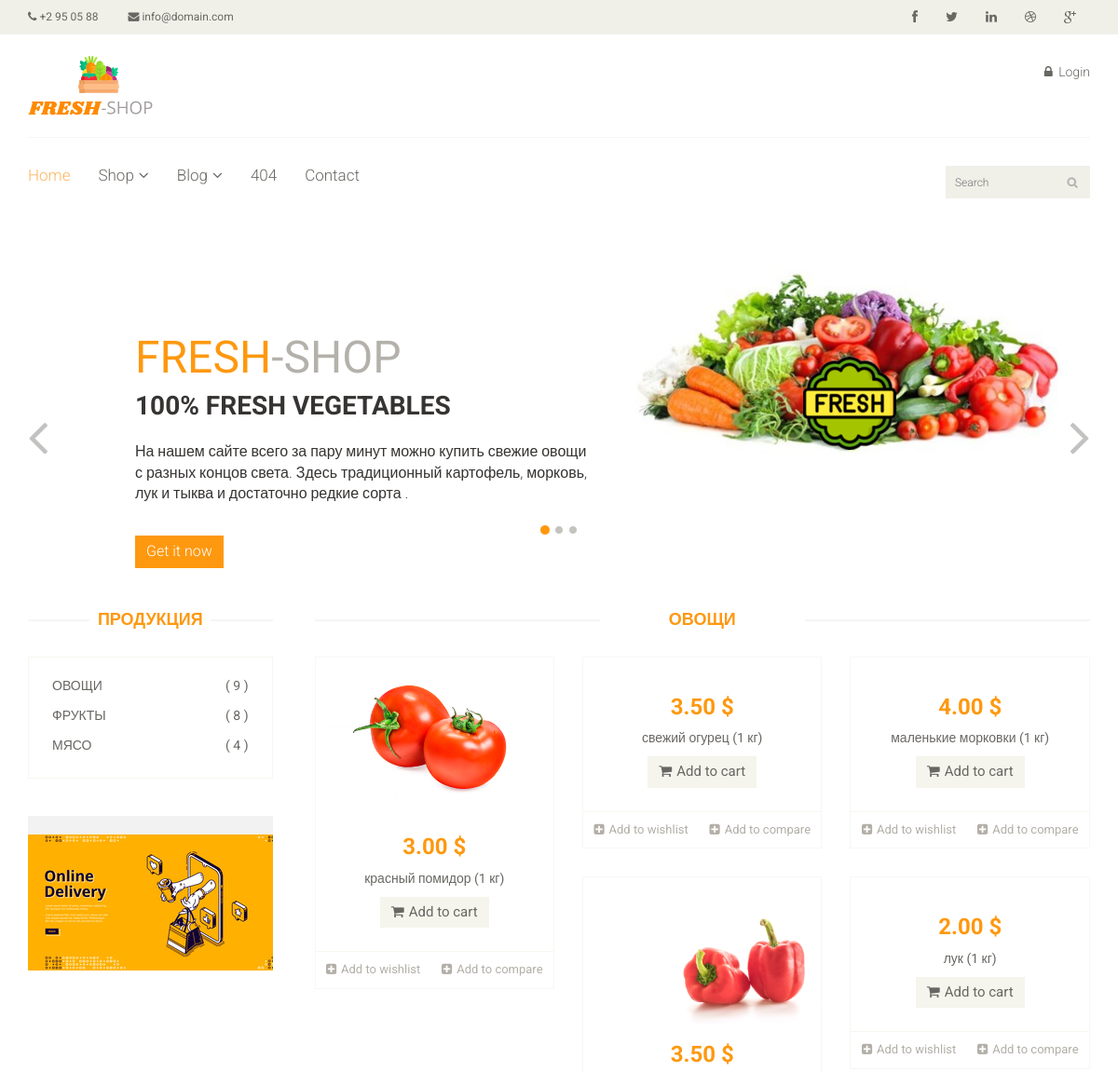
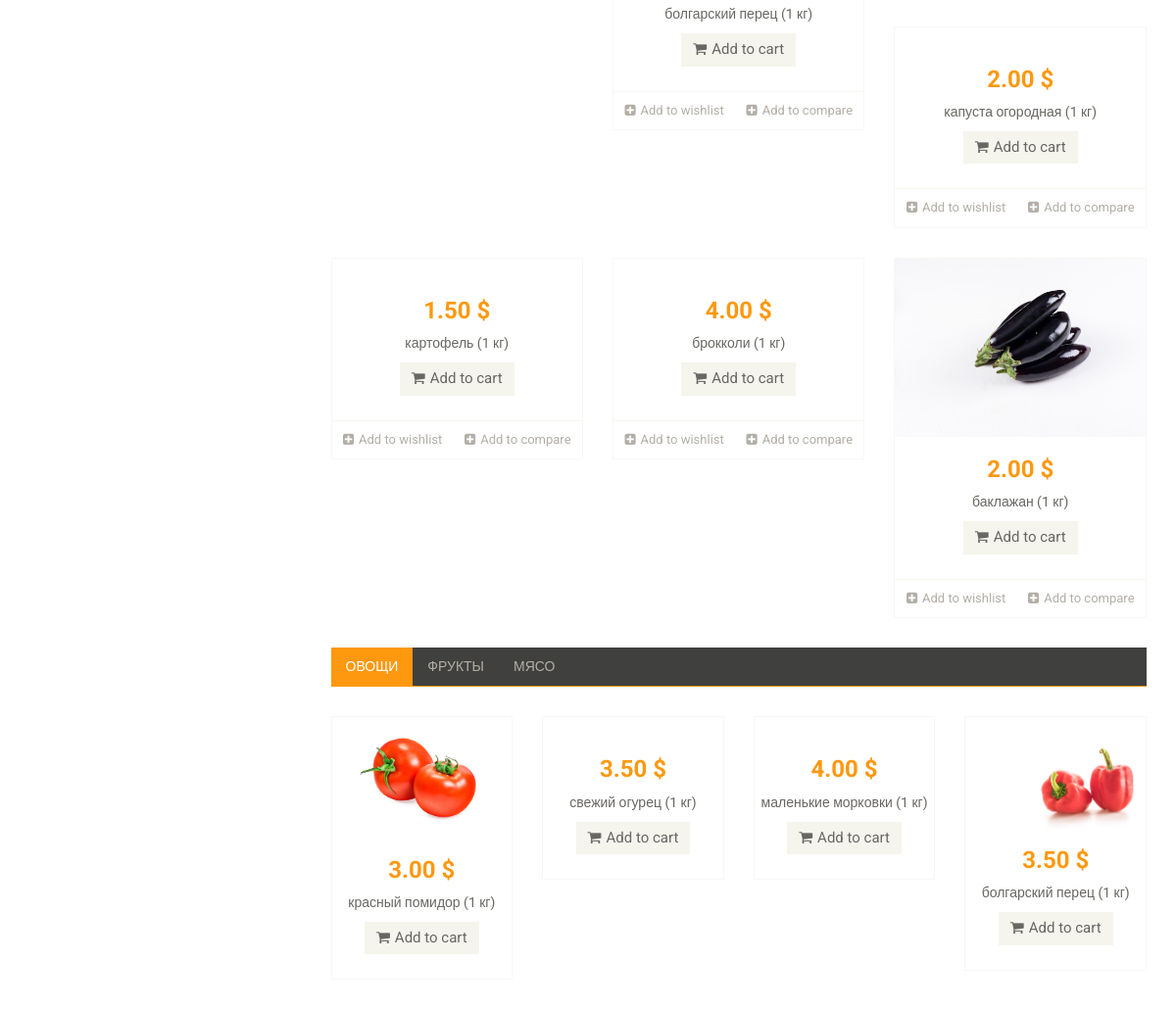
The page / on the database its author committed (2 pictures, top to bottom).
### store/models.py (models this page shows, shortened)
class Products(models.Model):
    name = models.CharField(max_length=128,)
    description = models.TextField(null=True, blank=True)
    price = models.DecimalField(max_digits=6, decimal_places=2)
    quantity = models.PositiveIntegerField()
    image = models.ImageField(upload_to='products_images')
    category = models.ForeignKey(to=ProductsCategory, on_delete=models.PROTECT, null=True, blank=True)

### store/views.py (the view)
# urls.py: path('', index, name='index'),
def index(request):
    context = {
        'products': products,
        'products_vegetables': products_vegetables[:9],
        'products_vegetables_for_page': products_vegetables[:4],
        'products_fruits': products_fruits,
        'products_fruits_for_page': products_fruits[:4],
        'products_meat': products_meat,
        'products_category': products_all_category,
        'products_meat_count': products_meat_count,
        'products_fruits_count': products_fruits_count,
        'products_vegetables_count': products_vegetables_count,
    }
    return render(request, 'store/index.html', context)

### store/templates/store/index.html (shortened to what this page needs)
{% extends 'store/base.html' %}
{% load static %}
{% block body %}
	<section id="slider">
		<div class="container">
			<div class="row">
				<div class="col-sm-12">
					<div id="slider-carousel" class="carousel slide" data-ride="carousel">
						<ol class="carousel-indicators">
							<li data-target="#slider-carousel" data-slide-to="0" class="active"></li>
							<li data-target="#slider-carousel" data-slide-to="1"></li>
							<li data-target="#slider-carousel" data-slide-to="2"></li>
						</ol>
						<div class="carousel-inner">
							<div class="item active">
								<div class="col-sm-6">
									<h1><span>FRESH</span>-SHOP</h1>
									<h2>100% FRESH VEGETABLES</h2>
									<p>На нашем сайте всего за пару минут можно купить свежие овощи с разных концов света. Здесь традиционный картофель, морковь, лук и тыква и достаточно редкие сорта .</p>
									<button type="button" class="btn btn-default get">Get it now</button>
								</div>
								<div class="col-sm-6">
									<img src="{% static 'vendor/images/home/vegetebles.jpg' %}" class="girl img-responsive" alt="" />
									<img src="{% static 'vendor/images/home/fresh.png' %}"  class="pricing" alt="" />
								</div>
							</div>
						</div>
						<a href="#slider-carousel" class="left control-carousel hidden-xs" data-slide="prev">
							<i class="fa fa-angle-left"></i>
						</a>
						<a href="#slider-carousel" class="right control-carousel hidden-xs" data-slide="next">
							<i class="fa fa-angle-right"></i>
						</a>
					</div>
				</div>
			</div>
		</div>
	</section>
	<section>
		<div class="container">
			<div class="row">
				<div class="col-sm-3">
					<div class="left-sidebar">
						<div class="brands_products">
							<h2>Продукция</h2>
							<div class="brands-name">
								<ul class="nav nav-pills nav-stacked">
									<li><a href="{% url 'shop:category' category_id=1 %}"> <span class="pull-right">( {{ products_vegetables_count }} )</span>Овощи</a></li>
                                    <li><a href="{% url 'shop:category' category_id=2 %}"> <span class="pull-right">( {{ products_fruits_count }} )</span>Фрукты</a></li>
                                    <li><a href="{% url 'shop:category' category_id=3 %}"> <span class="pull-right">( {{ products_meat_count }} )</span>Мясо</a></li>
								</ul>
							</div>
						</div>
						<div class="shipping text-center">
							<img src="{% static 'vendor/images/home/delivery.jpg' %}" alt="" />
						</div>
					</div>
				</div>
				<div class="col-sm-9 padding-right">
					<div class="features_items">
						<h2 class="title text-center">овощи</h2>
                        {% for product in products_vegetables %}
                        <div class="col-sm-4">
							<div class="product-image-wrapper">
								<div class="single-products">
										<div class="productinfo text-center">
											<img src="{{ product.image.url }}" alt="" />
											<h2>{{ product.price }} $</h2>
											<p>{{ product.name }}</p>
											<a href="#" class="btn btn-default add-to-cart"><i class="fa fa-shopping-cart"></i>Add to cart</a>
										</div>
										<div class="product-overlay">
											<div class="overlay-content">
											</div>
										</div>
								</div>
								<div class="choose">
									<ul class="nav nav-pills nav-justified">
										<li><a href="#"><i class="fa fa-plus-square"></i>Add to wishlist</a></li>
										<li><a href="#"><i class="fa fa-plus-square"></i>Add to compare</a></li>
									</ul>
								</div>
							</div>
						</div>
                        {% endfor %}
					</div>
					<div class="category-tab">
						<div class="col-sm-12">
							<ul class="nav nav-tabs">
								<li class="active"><a href="#овощи" data-toggle="tab">овощи</a></li>
								<li><a href="#фрукты" data-toggle="tab">фрукты</a></li>
								<li><a href="#мясо" data-toggle="tab">мясо</a></li>
							</ul>
						</div>
						<div class="tab-content">
							<div class="tab-pane fade active in" id="овощи" >
                                {% for product in products_vegetables_for_page %}
								<div class="col-sm-3">
									<div class="product-image-wrapper">
										<div class="single-products">
											<div class="productinfo text-center">
												<img src="{{ product.image.url }}" alt="" />
												<h2>{{ product.price}} $</h2>
												<p>{{ product.name }}</p>
												<a href="#" class="btn btn-default add-to-cart"><i class="fa fa-shopping-cart"></i>Add to cart</a>
											</div>
										</div>
									</div>
								</div>
                                {% endfor %}
							</div>
						</div>
					</div>
				</div>
			</div>
		</div>
	</section>
{% endblock body %}

### store/templates/store/base.html (shortened to what this page needs)
{% load static %}
<!DOCTYPE html>
<html lang="en">
<head>
    <link href="{% static 'vendor/css/bootstrap.min.css' %}" rel="stylesheet">
    <link href="{% static 'vendor/css/font-awesome.min.css' %}" rel="stylesheet">
    <link href="{% static 'vendor/css/prettyPhoto.css' %}" rel="stylesheet">
    <link href="{% static 'vendor/css/price-range.css' %}" rel="stylesheet">
    <link href="{% static 'vendor/css/animate.css' %}" rel="stylesheet">
    <link href="{% static 'vendor/css/main.css' %}" rel="stylesheet">
    <link href="{% static 'vendor/css/responsive.css' %}" rel="stylesheet">
</head>
<header id="header">
    <div class="header_top">
        <div class="container">
            <div class="row">
                <div class="col-sm-6">
                    <div class="contactinfo">
                        <ul class="nav nav-pills">
                            <li><a href="#"><i class="fa fa-phone"></i> +2 95 05 88</a></li>
                            <li><a href="#"><i class="fa fa-envelope"></i> info@domain.com</a></li>
                        </ul>
                    </div>
                </div>
                <div class="col-sm-6">
                    <div class="social-icons pull-right">
                        <ul class="nav navbar-nav">
                            <li><a href="#"><i class="fa fa-facebook"></i></a></li>
                            <li><a href="#"><i class="fa fa-twitter"></i></a></li>
                            <li><a href="#"><i class="fa fa-linkedin"></i></a></li>
                            <li><a href="#"><i class="fa fa-dribbble"></i></a></li>
                            <li><a href="#"><i class="fa fa-google-plus"></i></a></li>
                        </ul>
                    </div>
                </div>
            </div>
        </div>
    </div>
    <div class="header-middle">
        <div class="container">
            <div class="row">
                <div class="col-sm-4">
                    <div class="logo pull-left">
                        <a href="{% url 'index' %}"><img src="{% static 'vendor/images/home/logo2.png' %}" alt=""/></a>
                    </div>
                </div>
                <div class="col-sm-8">
                    <div class="shop-menu pull-right">
                        <ul class="nav navbar-nav">
                            {% if user.is_authenticated %}
                                <li><a href="{% url 'user:payment' %}"><i class="fa fa-user"></i> Account</a></li>
                                <li><a href="{% url 'checkout' %}"><i class="fa fa-crosshairs"></i> Checkout</a></li>
                                <li><a href="{% url 'cart' %}"><i class="fa fa-shopping-cart"></i> Cart</a></li>
                                 <li><a href="{% url 'user:logout' %}"><i class="fa fa-location-arrow"></i> Logout</a></li>
                            {% else %}
                                 <li><a href="{% url 'user:login' %}"><i class="fa fa-lock"></i> Login</a></li>
                            {% endif %}
                        </ul>
                    </div>
                </div>
            </div>
        </div>
    </div>
    <div class="header-bottom">
        <div class="container">
            <div class="row">
                <div class="col-sm-9">
                    <div class="mainmenu pull-left">
                        <ul class="nav navbar-nav collapse navbar-collapse">
                            <li><a href="{% url 'index' %}" class="active">Home</a></li>
                            <li class="dropdown"><a href="#">Shop<i class="fa fa-angle-down"></i></a>
                            </li>
                            <li class="dropdown"><a href={% url 'blog' %}>Blog<i class="fa fa-angle-down"></i></a>
                            </li>
                            <li><a href="{% url 'error' %}">404</a></li>
                            <li><a href="{% url 'contact' %}">Contact</a></li>
                        </ul>
                    </div>
                </div>
                <div class="col-sm-3">
                    <div class="search_box pull-right">
                        <input type="text" placeholder="Search"/>
                    </div>
                </div>
            </div>
        </div>
    </div>
</header>
{% block body %}
{% endblock %}
</html>

### rows shown on the page
Products: image (picture), price "3.00", name "красный помидор (1 кг)"
Products: price "3.50", name "свежий огурец (1 кг)"
Products: price "4.00", name "маленькие морковки (1 кг)"
Products: image (picture), price "3.50", name "болгарский перец (1 кг)"
Products: price "2.00", name "лук (1 кг)"
Products: price "2.00", name "капуста огородная (1 кг)"
Products: price "1.50", name "картофель (1 кг)"
Products: price "4.00", name "брокколи (1 кг)"
Products: image (picture), price "2.00", name "баклажан (1 кг)"

### other values the page prints
{{ products_vegetables_count }} "9"
{{ products_fruits_count }} "8"
{{ products_meat_count }} "4"
